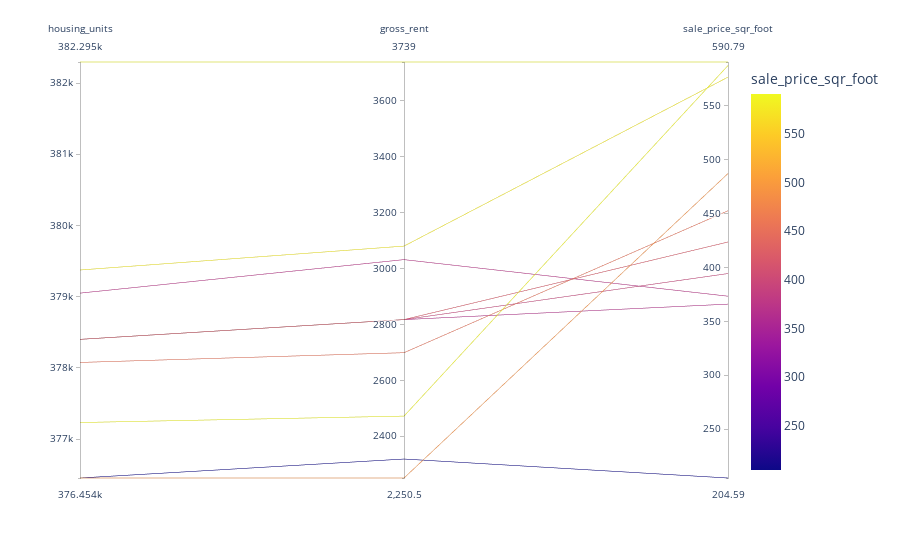

Here is the notebook cell this chart was saved with:
### Code cell
# Parallel Coordinates Plot
# YOUR CODE HERE!
px.parallel_coordinates(most_expensive[['Neighborhood', 'housing_units', 'gross_rent', 'sale_price_sqr_foot']], color='sale_price_sqr_foot')

### Figure 1 — Plotly figure (JSON) as saved in the notebook; plotly's stock layout.template omitted (floating-point values rounded to 4 significant figures)
{"data": [{"dimensions": [{"label": "housing_units", "values": [378401, 379050, 376454, 382295, 379400.0, 378100.0, 378401, 378401, 376454, 377200.0]}, {"label": "gross_rent", "values": [2817.0, 3032.0, 2318.0, 3739, 3080.0, 2699.0, 2817.0, 2817.0, 2250.0, 2472]}, {"label": "sale_price_sqr_foot", "values": [366.0, 373.4, 204.6, 590.8, 576.7, 452.7, 394.4, 423.7, 487.2, 587.5]}], "domain": {"x": [0, 1], "y": [0, 1]}, "line": {"color": [366.0, 373.4, 204.6, 590.8, 576.7, 452.7, 394.4, 423.7, 487.2, 587.5], "coloraxis": "coloraxis"}, "name": "", "type": "parcoords"}], "layout": {"autosize": true, "coloraxis": {"colorbar": {"title": {"text": "sale_price_sqr_foot"}}, "colorscale": [[0, "#0d0887"], [0.1111, "#46039f"], [0.2222, "#7201a8"], [0.3333, "#9c179e"], [0.4444, "#bd3786"], [0.5556, "#d8576b"], [0.6667, "#ed7953"], [0.7778, "#fb9f3a"], [0.8889, "#fdca26"], [1, "#f0f921"]]}, "legend": {"tracegroupgap": 0}, "margin": {"t": 60}}}
